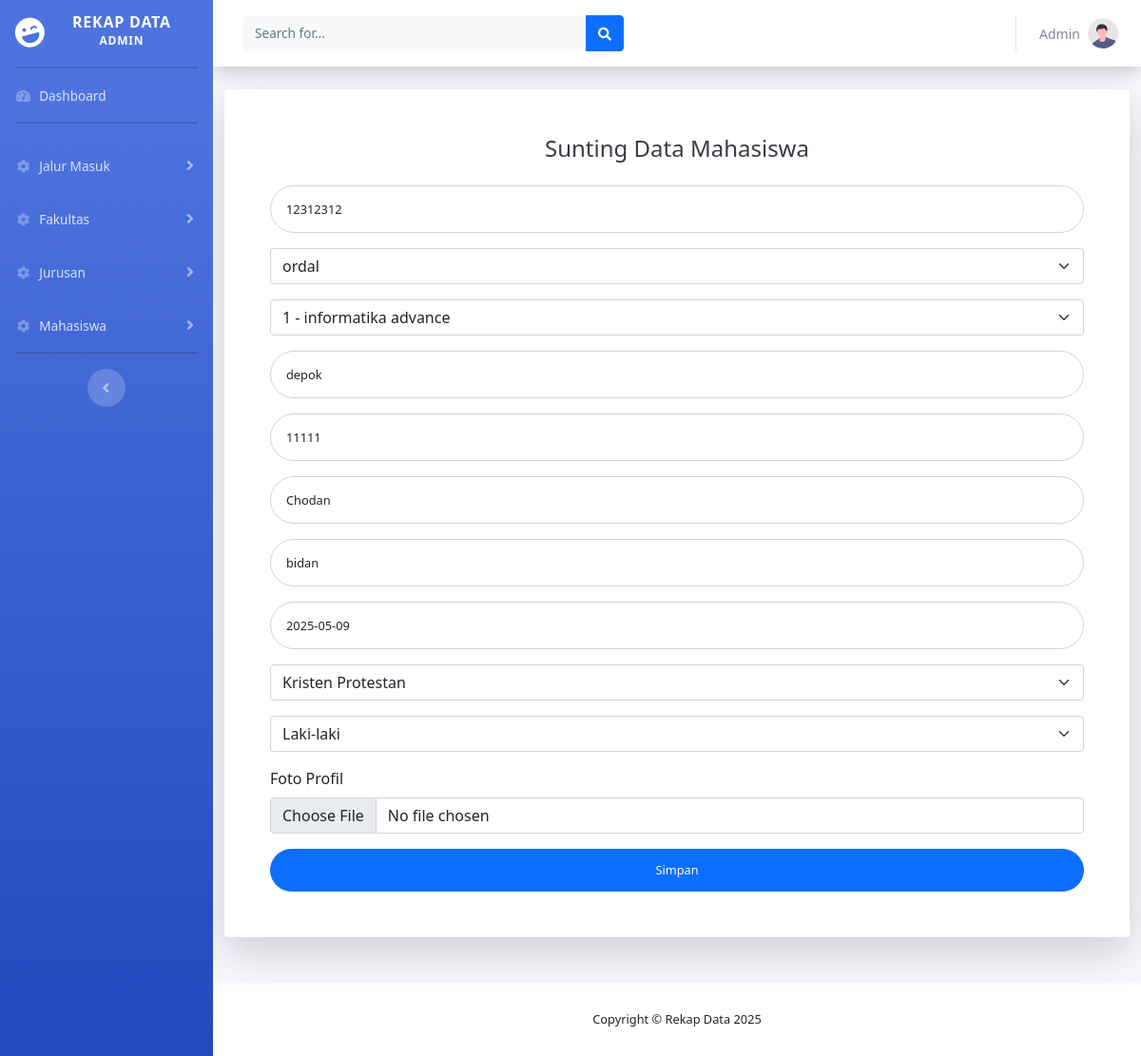
/index.php/student/edit/4, run on the app's committed database.
### tables this page shows
CREATE TABLE `students` (
  `id` int(11) NOT NULL,
  `student_identification_number` varchar(8) NOT NULL,
  `admission_track_id` int(11) NOT NULL,
  `faculty_id` int(11) NOT NULL,
  `major_id` int(11) NOT NULL,
  `location` varchar(100) NOT NULL,
  `class` varchar(5) NOT NULL,
  `profile_photo` varchar(255) NOT NULL,
  `name` varchar(255) NOT NULL,
  `place_of_birth` varchar(100) NOT NULL,
  `date_of_birth` date NOT NULL,
  `religion` enum('Islam','Kristen Protestan','Kristen Katolik','Hindu','Buddha','Konghucu') NOT NULL,
  `gender` enum('Laki-laki','Perempuan') NOT NULL
);

### application/controllers/Student.php (called while the page is built, shortened)
<?php
class Student extends CI_Controller {
    public function __construct() {
        $this->load->model('Admission_track_model');
        $this->load->model('Faculty_model');
        $this->load->model('Major_model');
        $this->load->model('Student_model');
        $this->load->library('form_validation');
        $this->load->library('session');
    }
    public function edit($id) {
        $row = $this->Student_model->select($id);
        $header['page'] = 'Sunting Data Mahasiswa';
        $data['input_id'] = $id;
        $data['input_student_identification_number'] = $row->student_identification_number;
        $data['input_admission_track_id'] = $row->admission_track_id;
        $data['input_major_id'] = $row->major_id;
        $data['input_location'] = $row->location;
        $data['input_class'] = $row->class;
        $data['input_name'] = $row->name;
        $data['input_place_of_birth'] = $row->place_of_birth;
        $data['input_date_of_birth'] = $row->date_of_birth;
        $data['input_religion'] = $row->religion;
        $data['input_gender'] = $row->gender;
        $data['admission_tracks'] = $this->Admission_track_model->selectAll();
        $data['majors'] = $this->Major_model->selectAll();
        $this->load->view('header/header',$header);
        $this->load->view('students/edit', $data);
        $this->load->view('footer/footer');
    }
}

### index.php (called while the page is built, shortened)
<?php
require_once BASEPATH.'core/CodeIgniter.php';

### application/models/Student_model.php (called while the page is built, shortened)
<?php
class Student_model extends CI_Model {
    private $_table = 'students';
    public function select($id) {
        $this->db->select('*');
        $this->db->from($this->_table);
        $this->db->where('id', $id);
        $query = $this->db->get();
        return $query->row();
    }
}

### application/models/Admission_track_model.php (called while the page is built, shortened)
<?php
class Admission_track_model extends CI_Model {
    private $_table = 'admission_tracks';
    public function selectAll() {
        $this->db->select('*');
        $this->db->from($this->_table);
        $this->db->order_by('id');
        $query = $this->db->get();
        return $query->result();
    }
}

### application/models/Major_model.php (called while the page is built, shortened)
<?php
class Major_model extends CI_Model {
    private $_table = 'majors';
    public function selectAll() {
        $this->db->select('*');
        $this->db->from($this->_table);
        $this->db->order_by('id');
        $query = $this->db->get();
        return $query->result();
    }
}

### application/views/students/edit.php (the view, shortened to what this page needs)
<div class="container-fluid">
    <div class="card o-hidden border-0 shadow-lg mb-5">
        <div class="card-body p-0">
            <div class="p-5">
                <div class="text-center">
                    <h1 class="h4 text-gray-900 mb-4">Sunting Data Mahasiswa</h1>
                </div>
                <?= form_open_multipart('student/update', ['class' => 'user']); ?>
                    <div class="form-group">
                        <input type="text" class="form-control form-control-user" id="student_identification_number" name="student_identification_number" placeholder="Nomor Pokok Mahasiswa" value="<?= $input_student_identification_number ?? ''; ?>">
                    </div>
                    <div class="form-group">
                        <select class="form-control form-select" id="admission_track_id" name="admission_track_id">
                            <?php foreach ($admission_tracks as $admission_track): ?>
                                <option value="<?= html_escape($admission_track->id) ?>" <?= set_select('admission_track_id', $admission_track->id, isset($input_admission_track_id) && $input_admission_track_id == $admission_track->id) ?>>
                                    <?= html_escape($admission_track->name) ?>
                                </option>
                            <?php endforeach; ?>
                        </select>
                    </div>
                    <div class="form-group">
                        <select class="form-control form-select" id="major_id" name="major_id">
                            <?php foreach ($majors as $major): ?>
                                <option value="<?= html_escape($major->id) ?>" <?= set_select('major_id', $major->id, isset($input_major_id) && $input_major_id == $major->id) ?>>
                                    <?= html_escape($major->code . ' - ' . $major->name) ?>
                                </option>
                            <?php endforeach; ?>
                        </select>
                    </div>
                    <div class="form-group">
                        <input type="text" class="form-control form-control-user" id="location" name="location" placeholder="Lokasi Kampus" value="<?= $input_location ?? ''; ?>">
                    </div>
                    <div class="form-group">
                        <input type="text" class="form-control form-control-user" id="class" name="class" placeholder="Kelas" value="<?= $input_class ?? ''; ?>">
                    </div>
                    <div class="form-group">
                        <input type="text" class="form-control form-control-user" id="name" name="name" placeholder="Nama Lengkap" value="<?= $input_name ?? ''; ?>">
                    </div>
                    <div class="form-group">
                        <input type="text" class="form-control form-control-user" id="place_of_birth" name="place_of_birth" placeholder="Tempat Lahir" value="<?= $input_place_of_birth ?? ''; ?>">
                    </div>
                    <div class="form-group">
                        <input type="text" class="form-control form-control-user" id="date_of_birth" name="date_of_birth" placeholder="Tanggal Lahir" value="<?= $input_date_of_birth ?? ''; ?>">
                    </div>
                    <div class="form-group">
                        <select class="form-control form-select" id="religion" name="religion">
                            <option value="Kristen Protestan" <?= set_select('religion', 'Kristen Protestan', isset($input_religion) && $input_religion === 'Kristen Protestan') ?>>Kristen Protestan</option>
                        </select>
                    </div>
                    <div class="form-group">
                        <select class="form-control form-select" id="gender" name="gender">
                            <option value="Laki-laki" <?= set_select('gender', 'Laki-laki', isset($input_gender) && $input_gender === 'Laki-laki') ?>>Laki-laki</option>
                        </select>
                    </div>
                    <div class="form-group">
                        <label for="profile_photo" class="form-label">Foto Profil</label>
                        <input type="file" class="form-control" id="profile_photo" name="profile_photo">
                    </div>
                    <button class="btn btn-primary btn-user btn-block">
                        Simpan
                    </button>
                <?= form_close(); ?>
            </div>
        </div>
    </div>
</div>

### data on the page
students: student_identification_number "12312312", location "depok", class "11111", name "Chodan", place_of_birth "bidan", date_of_birth "2025-05-09"

### other printed values
form field admission_track_id "ordal"
form field major_id "1 - informatika advance"
